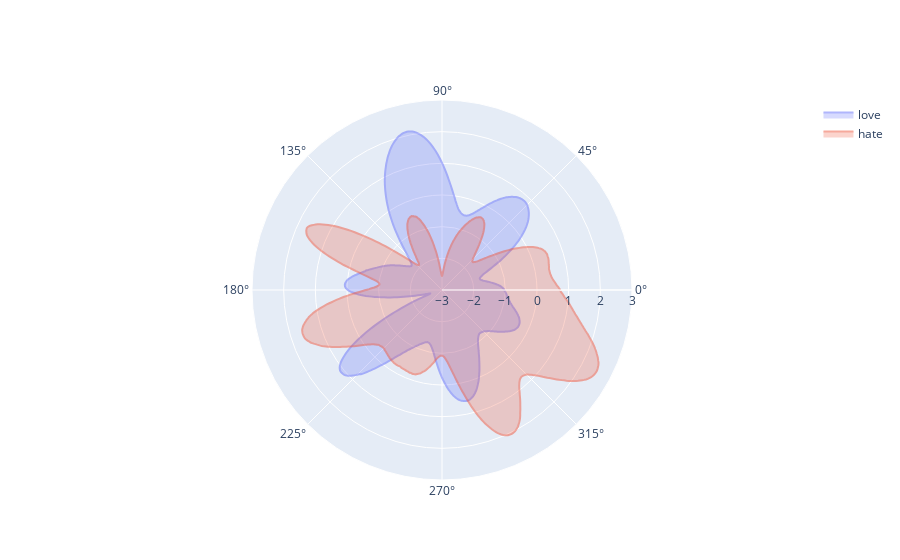

Notebook cell for this chart:
### Code cell
def compute_representation(word, vocab_emb_matrix, path, coefs, filter):
    """Compute the word representation after applying coefficient and convolution filter."""
    id = tokenizer.convert_tokens_to_ids([word])[0]
    print(str(tokenizer.decode([id])), end=' ')
    word_repr = np.array([vocab_emb_matrix[id, dim] * coefs[i] for i, dim in enumerate(path)])
    word_repr = circular_convolution(word_repr, filter)
    return word_repr

# List of words
words = ["love", "hate"]

# Compute representations for each word
word_representations = [compute_representation(word, vocab_emb_matrix, path, coefs, filter) for word in words]

# Plot the words
fig = go.Figure()

for word_repr, word in zip(word_representations, words):
    fig.add_trace(go.Scatterpolar(r=word_repr, name=word, fill='toself', opacity=0.50))

fig.update_layout(polar=dict(radialaxis=dict(range=[-3, 3])))
fig.show()

### Figure 1 — Plotly figure (JSON) as saved in the notebook; plotly's stock layout.template omitted (floating-point values rounded to 4 significant figures; data arrays with more than 128 entries replaced by an {"elided": "..."} marker saying what was removed)
{"data": [{"fill": "toself", "name": "love", "opacity": 0.5, "r": {"elided": "769 float values"}, "type": "scatterpolar"}, {"fill": "toself", "name": "hate", "opacity": 0.5, "r": {"elided": "769 float values"}, "type": "scatterpolar"}], "layout": {"polar": {"radialaxis": {"range": [-3, 3]}}}}
